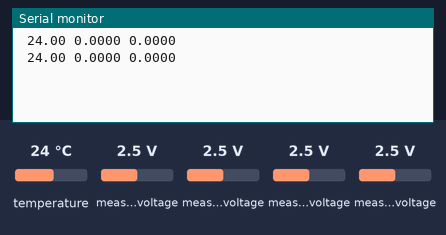
This sketch was run on a simulated Arduino Uno, built with avr-gcc and run on an emulated ATmega328P. Shown: the last lines printed to the serial monitor. Inputs (shaded band) come from the test bench; at power-on: temperature 24 °C, measured voltage 2.5 V.

Above: at 1.8 s.
1.9 s: temperature set to 12 °C
At 3.0 s:
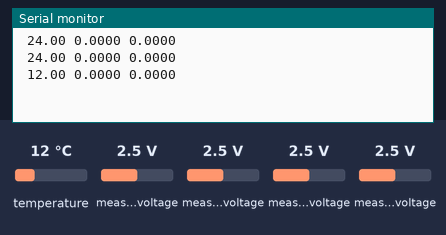
3.4 s: temperature set to 19 °C
At 5.1 s:
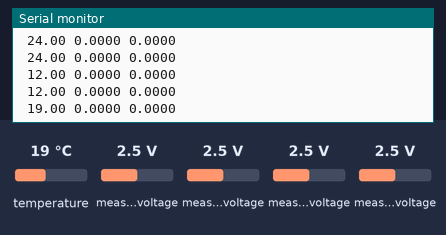
Timing chart, 0 to 6.6 s (numbered marks = the images above; inputs shaded):
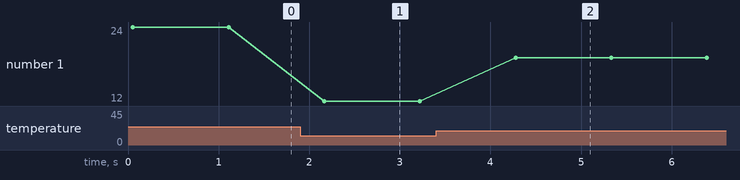

Measured:
- after the input at 1.9 s, the serial monitor: prints a new line after 0.27 s (image 1)
- after the input at 3.4 s, the serial monitor: prints a new line after 0.88 s (image 2)
- plotted number 1: 24 → 12 after the input at 1.9 s, 12 → 19 after the input at 3.4 s

The sketch:

wireless_wqm.ino
```cpp
// hao jin
// 2017.9.18
#include <SoftwareSerial.h> // for BlueTooth
#include <OneWire.h> // for DS18B20
#include <Wire.h>
#include <Adafruit_ADS1015.h>

// DS18B20 temperature sensor.
int DS18S20_Pin = 6; //DS18S20 Signal pin on digital 2
OneWire ds(DS18S20_Pin);  // on digital pin 2

// BlueTooth
// [BT] <-->  [Arduino]
// VCC  <-->  5V
// GND  <-->  GND
// TxD  <-->  pin D2
// RxD  <-->  pin D3
#define RxD 2
#define TxD 3
SoftwareSerial Serial_BT(RxD,TxD);

// ADS1115
// [ADS1115]  <-->    [Arduino]
// VDD        <-->    5V
// GND        <-->    GND
// SCL        <-->    pin A5
// SDA        <-->    pin A4
// ADDR       <-->    GND
Adafruit_ADS1115 adc1(0x48);
//float Voltage_RE = 0.0; // pin A0
//float Voltage_Cl = 0.0; // pin A2
//float Voltage_pH = 0.0; // pin A3
//pin A1 for Ag temperature sensor
// adc0: A0 pin, sensing the setting voltage at reference electrode
// adc1: A1 pin, for Ag temperature sensor
// adc2: A2 pin, for Cl
// adc3: A3 pin, for pH
int16_t adc1_diff_0_1;
int16_t adc1_diff_2_3;
float voltage_pH = 0.0;
float current_Cl = 0.0;
//int16_t adc3;

//flag to start send data
//int flag = 0;

void setup()
{
    pinMode(RxD, INPUT);
    pinMode(TxD, OUTPUT);
//    Serial_BT.begin(9600);         // Bluetooth baud rate
    Serial.begin(9600);            // USB terminal baud rate
    adc1.begin();
//    adc1.setGain(GAIN_ONE); // set PGA gain to 1 (LSB=0.125 mV)
    adc1.setGain(GAIN_TWO); // set PGA gain to 2 (LSB=0.0625 mV)
}

void loop()
{
// === response to python's write command ===
//  if (Serial.available() > 0)
//    {
//       if (Serial.read() == '!'){
//        Serial.println('C');
//        delay(2000);
//        flag = 1;
//       }
//    }
// === end ===

  // DS18B20 temperature data
  float temperature = getTemp();

  // ADS1115,
  // read from the ADC, and obtain a sixteen bits integer as a result


//  adc0 = ads.readADC_SingleEnded(0);
//  adc2 = ads.readADC_SingleEnded(2);
//  adc3 = ads.readADC_SingleEnded(3);
//  Voltage_RE = (adc0 * 0.125); // the resolution of ADC is 0.125 mV
//  Voltage_Cl = (adc2 * 0.125);
//  Voltage_pH = (adc3 * 0.125);
adc1_diff_0_1 = adc1.readADC_Differential_0_1();
adc1_diff_2_3 = adc1.readADC_Differential_2_3();
voltage_pH = -adc1_diff_0_1 * 0.0625; // in mV
current_Cl = -adc1_diff_2_3 * 0.0625 / 0.5; // in nA, feedback resistor = 500k


  // sending data to USB and Bluetooth ports
  // data format:
//  if (flag == 1){
//    Serial_BT.print(" ");
//    Serial_BT.print(temperature);
//    Serial_BT.print(" ");
//    Serial_BT.print(Voltage_RE, 4);
//    Serial_BT.print(" ");
//    Serial_BT.print(Voltage_Cl, 4);
//    Serial_BT.print(" ");
//    Serial_BT.print(Voltage_pH, 4);
//    Serial_BT.print(" ");
//    Serial_BT.print("\n");
    Serial.print(" ");
    Serial.print(temperature);
    Serial.print(" ");
    Serial.print(voltage_pH, 4);
    Serial.print(" ");
    Serial.print(current_Cl, 4);
    Serial.print(" ");
    Serial.print("\n");

    // set sampling rate to 1 Hz.
    delay(1000);
//    }
}

float getTemp(){
  //returns the temperature from one DS18S20 in DEG Celsius

  byte data[12];
  byte addr[8];

  if ( !ds.search(addr)) {
      //no more sensors on chain, reset search
      ds.reset_search();
      return -1000;
  }

  if ( OneWire::crc8( addr, 7) != addr[7]) {
      Serial.println("CRC is not valid!");
      return -1000;
  }

  if ( addr[0] != 0x10 && addr[0] != 0x28) {
      Serial.print("Device is not recognized");
      return -1000;
  }

  ds.reset();
  ds.select(addr);
  ds.write(0x44,1); // start conversion, with parasite power on at the end

  byte present = ds.reset();
  ds.select(addr);
  ds.write(0xBE); // Read Scratchpad


  for (int i = 0; i < 9; i++) { // we need 9 bytes
    data[i] = ds.read();
  }

  ds.reset_search();

  byte MSB = data[1];
  byte LSB = data[0];

  float tempRead = ((MSB << 8) | LSB); //using two's compliment
  float TemperatureSum = tempRead / 16;

  return TemperatureSum;

}
```
